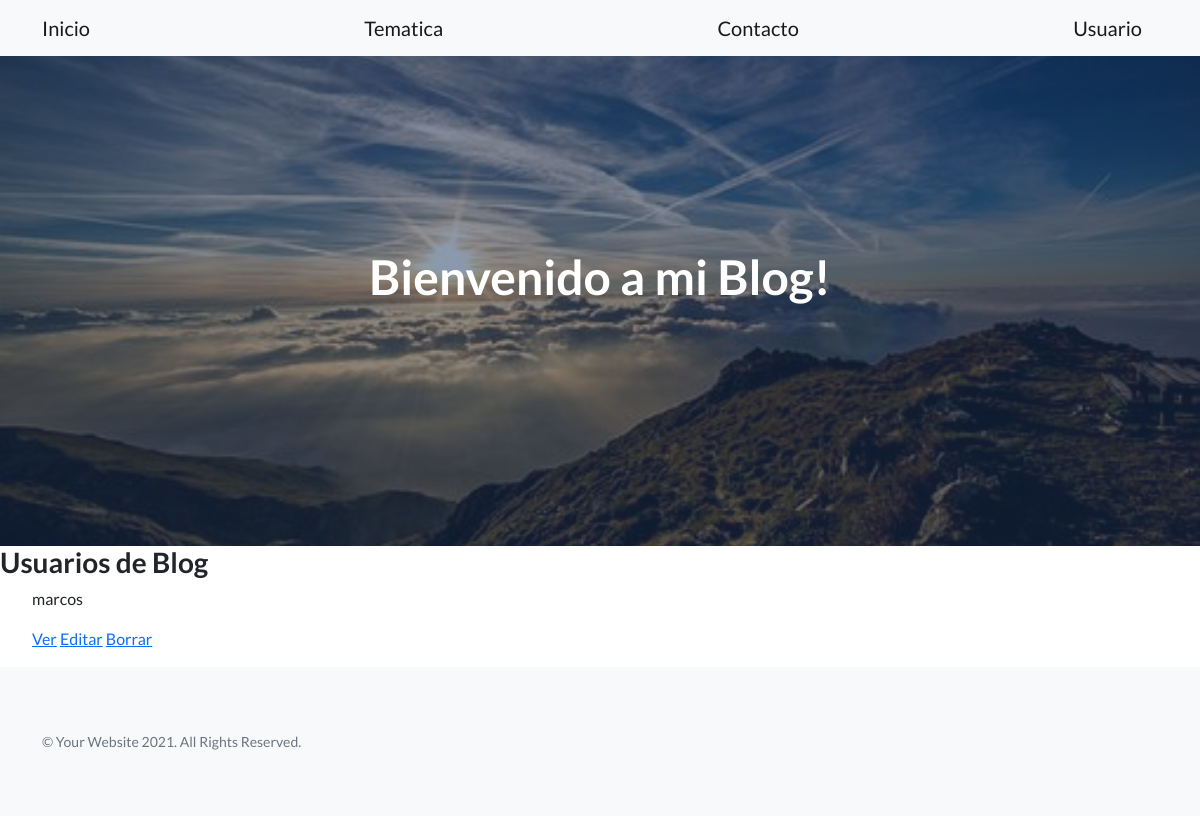
Before: /AppFogliatti/usuario/list/ with the older database file.
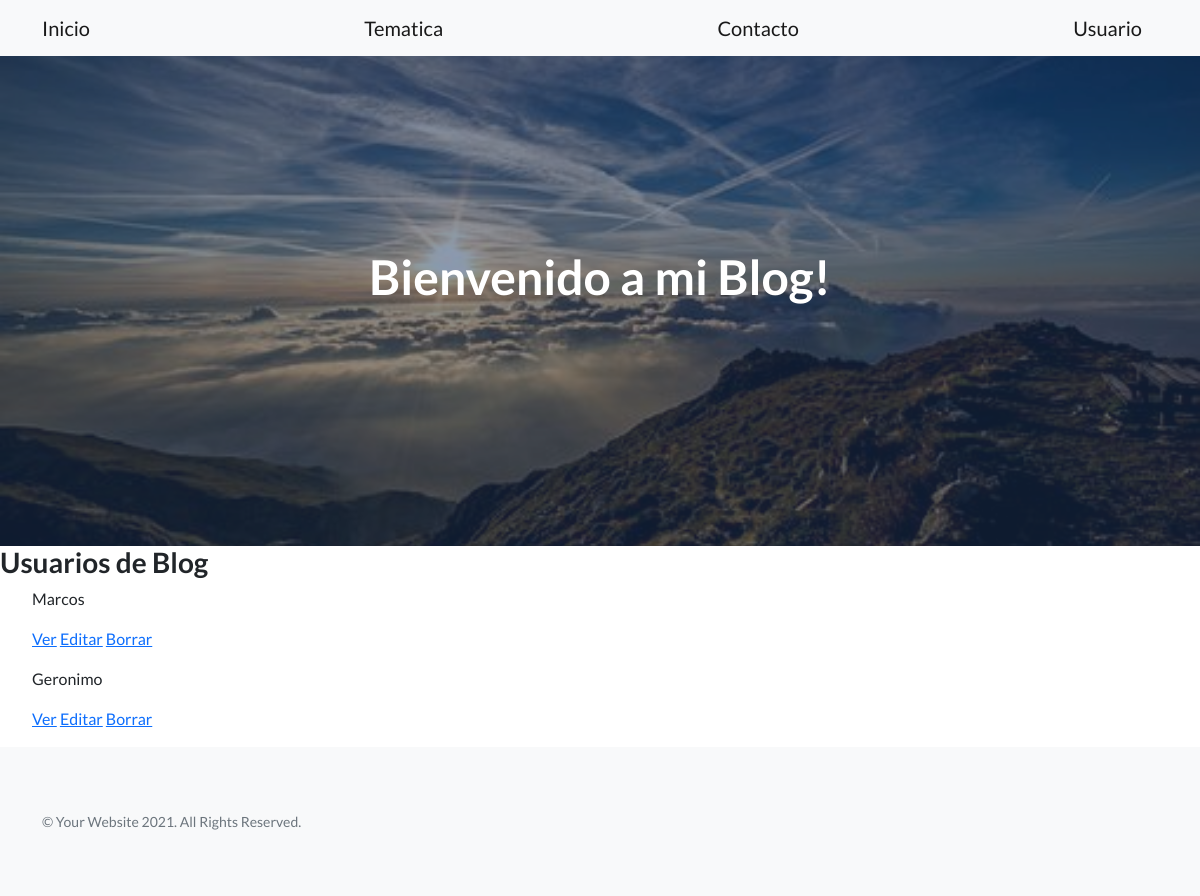
After: the same page with the newer database file.
### AppFogliatti/models.py (models this page shows)
class Usuario(models.Model):
    nombre=models.CharField(max_length=40)
    correo=models.CharField(max_length=50)
    nacionalidad=models.CharField(max_length=50)

### AppFogliatti/views.py (the view)
# urls.py: path('usuario/list/', views.Usuariolist.as_view(),name='ListUsuario'),
class Usuariolist(ListView):
    model = Usuario
    template = "AppFogliatti/Usuario_list.html"

### AppFogliatti/templates/AppFogliatti/usuario_list.html
{% extends "AppFogliatti/padre.html" %}
{% load static %}
{% block contenidoQueCambia %}
<h3>Usuarios de Blog</h3>
    <ul>
        {% for usuario in object_list%}
            <p>{{usuario.nombre}}</p>
            <p>
                <a href="{%url 'DetailUsuario' usuario.id %}">Ver</a>
                <a href="{%url 'EditUsuario' usuario.id %}">Editar</a>
                <a href="{%url 'DeleteUsuario' usuario.id %}">Borrar</a>
            </p>
        {%endfor%}
    </ul>
{% endblock %}

Changed rows visible on the page:
changed Usuario: nombre "marcos" → "Marcos"
added Usuario: nombre "Geronimo"
